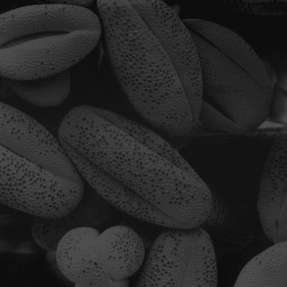
%> input picture imagens/cacau_escuro.tif, 287 x 287 px, shrunk from 500 x 500 before the run
$ octave binariza.m   (GNU Octave 9; MATLAB toolbox functions it lacks are replaced by stand-ins)
%> lines starting %> are read from the running program, lines starting %| are printed output that depends on the picture; in (x1, y1, x2, y2) boxes, pixels count from 0 and x2, y2 are one past the last pixel; in counts of white or black regions, pixels touching at a corner belong together; the program's own positions count from 1
close all # fechar todas as janelas
clear # limpar a memória
clc # limpa a tela da área de trabalho
pkg load image;
A=imread('../imagens/cacau_escuro.tif'); % Ler o arquivo
%> A is the input picture: size 287x287 uint8; min 9, max 80, mean 38.7
limiar=48;
figure, imshow(A); % mostrar a imagem
title("figura original")
figure, imhist(A);
title("histograma original")
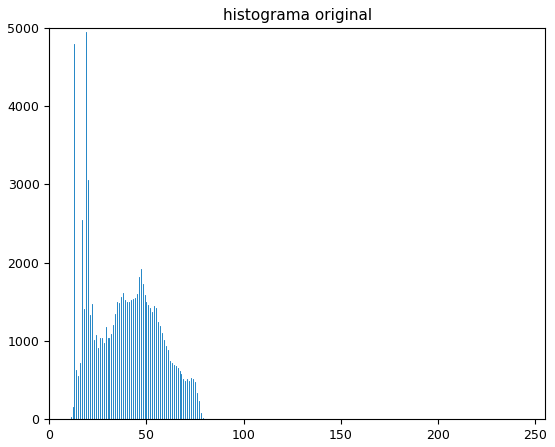
%> figure redrawn from the program's plot data; highest point at x = 19, y = 4943
[lin col]=size(A); % obtém dimensões da imagem
%> lin = 287; col = 287
B=A;
for i=1:lin
  for j=1:col
    if B(i,j)>=limiar
      B(i,j)=255;
    else
      B(i,j)=0;
    end
  end
end
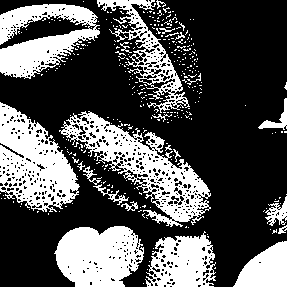
%> B: size 287x287 uint8; 33% white; 332 white regions (311 under 20 px), largest, box (x1, y1, x2, y2) and area: (59, 111, 211, 227) 5354, (0, 102, 80, 212) 4917, (54, 226, 144, 287) 4175
T = subplot(2,1,1);
plot( imhist(B));
T2 = subplot(2,1,2);
plot( (B));
title("Imagem Binaria");
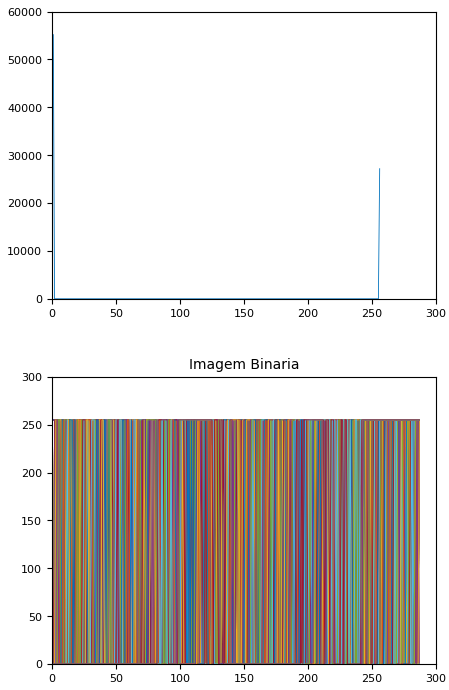
%> figure redrawn from the program's plot data, 2 panels; panel 1: curve peaks at x = 1, y = 55187; panel 2: curve peaks at x = 16, y = 255; panel 2: curve peaks at x = 15, y = 255; panel 2: curve peaks at x = 14, y = 255


#figure, imshow(T);
#figure, imhist(B);
#title("histograma apos binarizar");
#figure, imshow(B);
#title("Imagem apos binarizar");

$ run again, with imagens/batatas.tif copied over imagens/cacau_escuro.tif
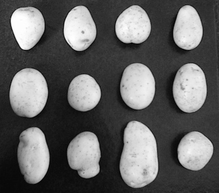
%> input picture imagens/batatas.tif, 219 x 193 px, shrunk from 381 x 336 before the run
%> A is the input picture: size 193x219 uint8; min 2, max 255, mean 98.7
%> after the loop `for i=1:lin`:
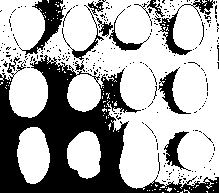
%> B: size 193x219 uint8; 66.3% white; 259 black regions (244 under 20 px), largest, box (x1, y1, x2, y2) and area: (0, 55, 219, 193) 10363, (19, 0, 65, 55) 816, (158, 0, 215, 55) 588
%> `title("Imagem Binaria");`:
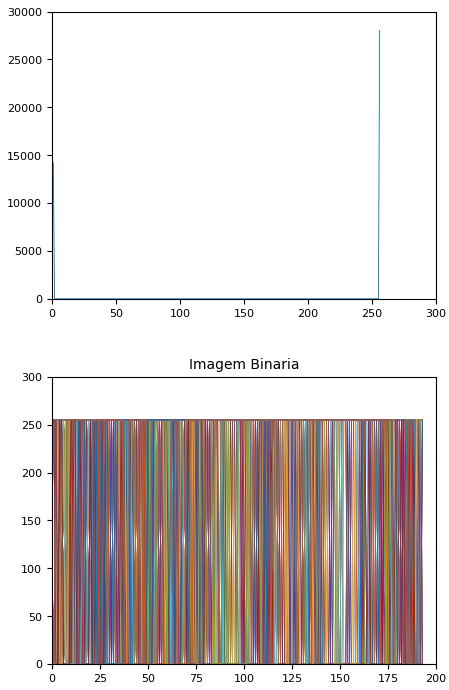
%> figure redrawn from the program's plot data, 2 panels; panel 1: curve peaks at x = 256, y = 28030; panel 2: curve peaks at x = 1, y = 255; panel 2: curve peaks at x = 16, y = 255; panel 2: curve peaks at x = 14, y = 255
